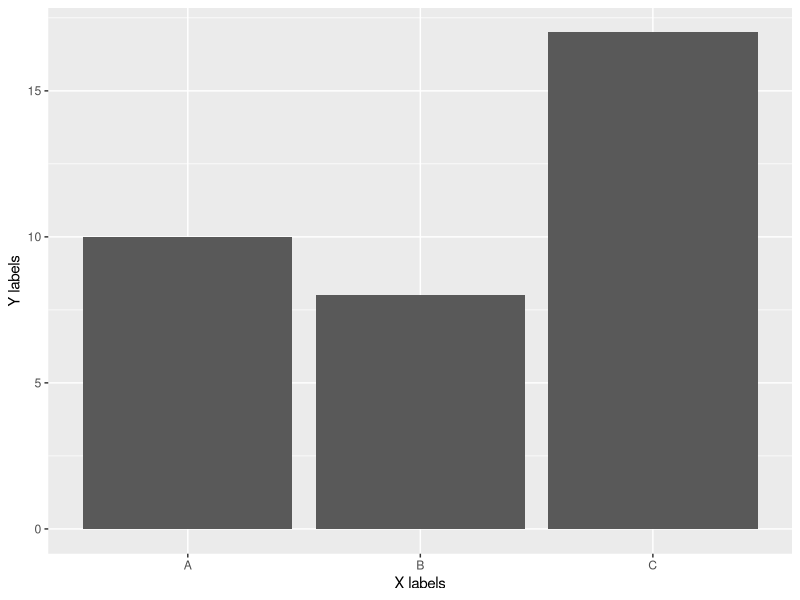

Write the R code that produced this figure.
# Using the ggplot2 package
library(ggplot2)

# Example data
data <- data.frame(
  category = factor(c("A", "B", "C", "A", "B", "C")),
  value = c(4, 3, 8, 6, 5, 9)
)

# Plot the data using the factor levels
ggplot(data, aes(x = category, y = value)) +
  geom_bar(stat = "identity") + xlab("X labels") + 
  ylab("Y labels") 
